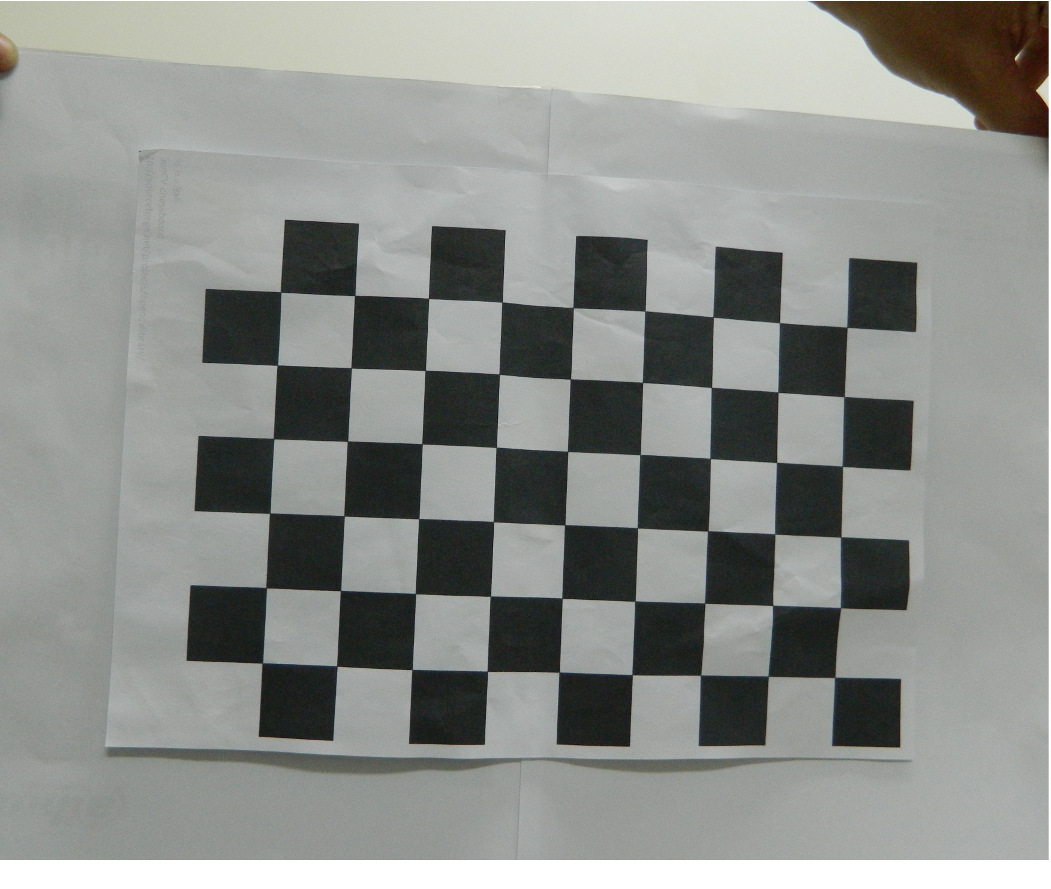
#> input picture data/chessboard01.JPG, 1051 x 889 px; its folder holds only this picture in this run
$ python -i detectReferenceStripe.py   (imports and definitions only)   (older library calls are emulated)
#> lines starting #> are read from the running program, lines starting #| are printed output that depends on the picture; after the words box and inside, x2 and y2 are one past the last pixel; in counts of white or black regions, pixels touching at a corner belong together
### logger.py
import config as cf
import logging
import os

def getLogger(loggerForFile):
	logger = logging.getLogger(os.path.basename(loggerForFile))
	if not logger.handlers:
		logging.basicConfig(format='%(asctime)s %(name)-12s %(levelname)-8s %(message)s', datefmt='%d/%m/%Y %I:%M:%S %p', filename=cf.ROOT_DIR+"/output/processing.log", filemode='wb', level=logging.DEBUG)
		console = logging.StreamHandler()
		console.setLevel(logging.DEBUG)
		# set a format which is simpler for console use
		formatter = logging.Formatter('%(name)-12s: %(levelname)-8s %(message)s')
		# tell the handler to use this format
		console.setFormatter(formatter)
		# add the handler to the root logger
		logger.addHandler(console)
	return logger

# [2 lines that do not run on import are left out]

### detectReferenceStripe.py
from scipy.spatial import distance as dist
from imutils import perspective
from imutils import contours
import matplotlib.pyplot as plt
import numpy as np
import imutils
import cv2
import config as cf
import logger
log = logger.getLogger(__file__)

def midpoint(ptA, ptB):
	return ((ptA[0] + ptB[0]) * 0.5, (ptA[1] + ptB[1]) * 0.5)

def detect(image_path):
#> called with image_path = 'data/chessboard01.JPG'
	image = cv2.imread(image_path)
#> image is the input picture: shape (889, 1051, 3); mean B, G, R 139.4, 143.1, 140.2
	log.debug("Converting {} to gray scale".format(image_path))
	gray = cv2.cvtColor(image, cv2.COLOR_BGR2GRAY)
	log.debug("Applying Gaussian Blur")
	blurred = cv2.bilateralFilter(gray, 11, 17, 17)

	# perform edge detection, then perform a dilation + erosion to
	# close gaps in between object edges
	log.debug("Detecting edges with Canny")
	v = np.median(image)
#> v = 159
	sigma=0.85
	lower = int(max(0, (1.0 - sigma) * v))
#> lower = 23
	upper = int(min(255, (1.0 + sigma) * v))
#> upper = 255
	edged = cv2.Canny(blurred, lower, upper)
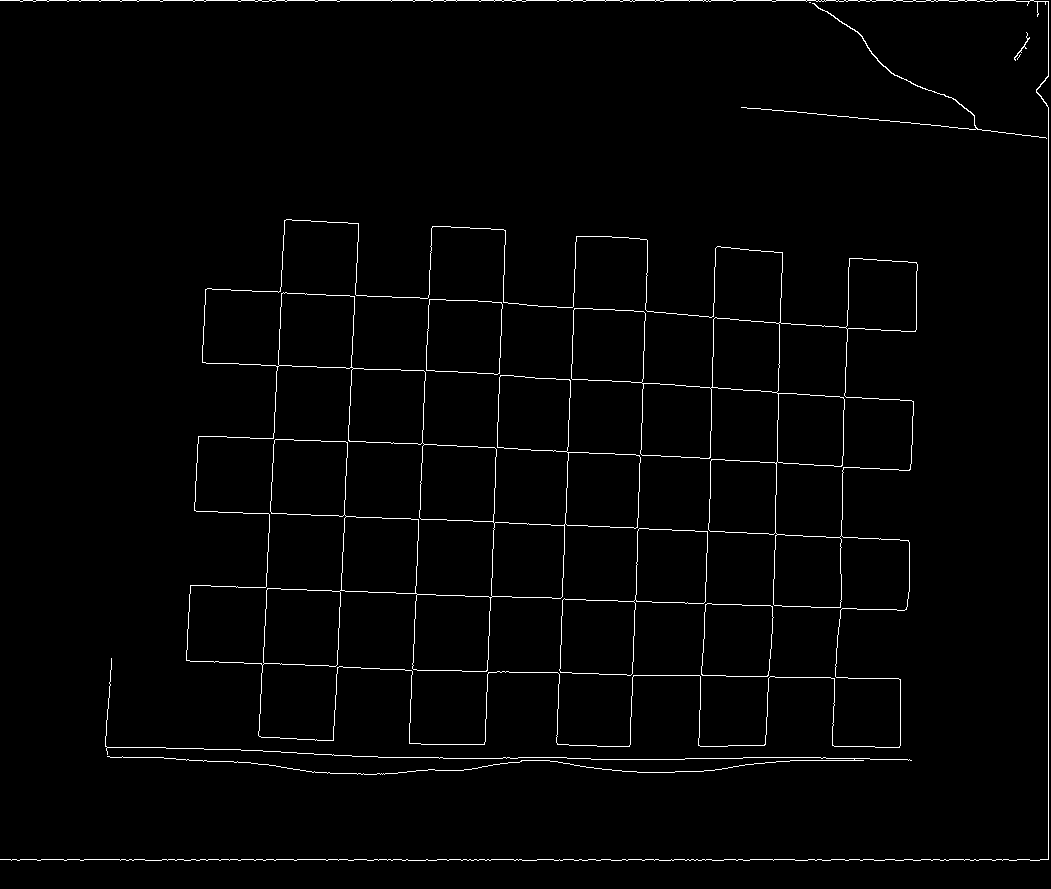
#> edged: shape (889, 1051); 1.6% white in thin lines or dots

	log.debug("Performing dilation and erosion...")
	edged = cv2.dilate(edged, None, iterations=1)
#> edged: shape (889, 1051); 5% white; 4 white regions, box (x1, y1, x2, y2) and area: (185, 218, 919, 749) 30610, (0, 0, 1050, 862) 10447, (104, 657, 913, 776) 5167, (1013, 31, 1031, 62) 179
	edged = cv2.erode(edged, None, iterations=1)
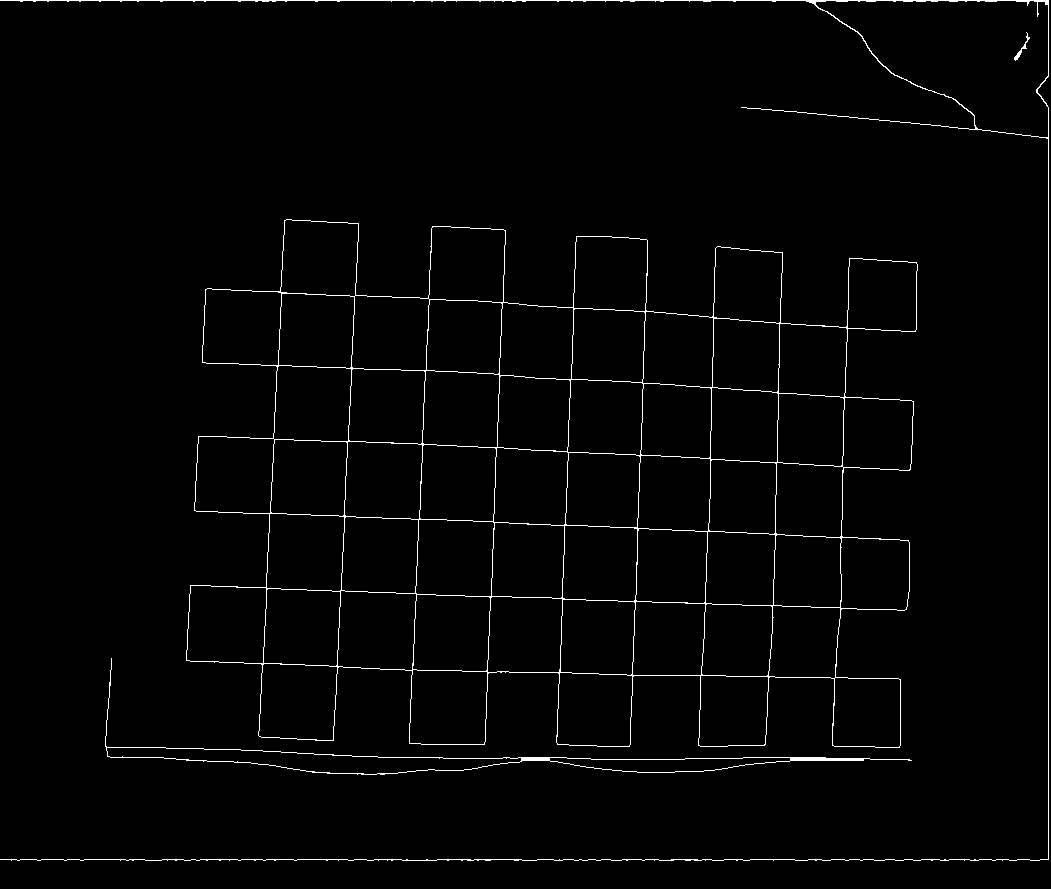
#> edged: shape (889, 1051); 1.7% white in thin lines or dots

	# find contours in the edge map
	log.debug("Finding countours")
	cnts = cv2.findContours(edged.copy(), cv2.RETR_EXTERNAL,
		cv2.CHAIN_APPROX_SIMPLE)
#> cnts = 3 contours; box (x1, y1, x2, y2) and area: (186, 219, 918, 748) 285987, (0, 0, 1049, 861) 20120, (105, 658, 912, 775) 7814
	cnts = cnts[0] if imutils.is_cv2() else cnts[1]

	# sort the contours from left-to-right and initialize the
	# 'pixels per metric' calibration variable
	log.debug("Sorting countours: top-to-bottom")
	(cnts, _) = contours.sort_contours(cnts, "top-to-bottom")
	pixelsPerMetric = None
	# I will only use the most top contourArea that is the reference stripe
	c = cnts[0]
#> c = contour of 826 points, box (x1, y1, x2, y2) (0, 0, 1049, 861), area 20120
	i = 1

	return_dict = None
	while cv2.contourArea(c) < 100 and i < len(cnts):
	# if the contour is not sufficiently large, ignore it
		c = cnts[i]
		i=i+1
#> this loop made 0 passes
#> after the loop, i = 1
	# [4 lines of commented-out code are left out]
	log.debug("c area: " + str(cv2.contourArea(c)))
	# compute the rotated bounding box of the contour
	orig = image.copy()
	box = cv2.minAreaRect(c)
#> box = ((524, 430), (860, 1048), -90)
	box = cv2.cv.BoxPoints(box) if imutils.is_cv2() else cv2.boxPoints(box)
#> box = ((1048, 860), (-2.63e-14, 860), (0, 0), (1048, 0))
	box = np.array(box, dtype="int")
#> box = [[1048, 860], [0, 860], [0, 0], [1048, 0]]

	# order the points in the contour such that they appear
	# in top-left, top-right, bottom-right, and bottom-left
	# order, then draw the outline of the rotated bounding
	# box
	box = perspective.order_points(box)
#> box = [[0, 0], [1048, 0], [1048, 860], [0, 860]]
	cv2.drawContours(orig, [box.astype("int")], -1, (0, 255, 0), 1)

	# loop over the original points and draw them
	for (x, y) in box:
		cv2.circle(orig, (int(x), int(y)), 2, (0, 0, 255), -1)
#> this loop made 4 passes
#> orig: shape (889, 1051, 3); mean B, G, R 138.5, 143.2, 139.4

	# unpack the ordered bounding box, then compute the midpoint
	# between the top-left and top-right coordinates, followed by
	# the midpoint between bottom-left and bottom-right coordinates
	log.debug("Calculating coordinates")
	(tl, tr, br, bl) = box
#> tl = [0, 0]; tr = [1048, 0]; br = [1048, 860]; bl = [0, 860]
	(tltrX, tltrY) = midpoint(tl, tr)
#> tltrX = 524; tltrY = 0
	(blbrX, blbrY) = midpoint(bl, br)
#> blbrX = 524; blbrY = 860

	# compute the midpoint between the top-left and bottom-left points,
	# followed by the midpoint between the top-right and bottom-right
	(tlblX, tlblY) = midpoint(tl, bl)
#> tlblX = 0; tlblY = 430
	(trbrX, trbrY) = midpoint(tr, br)
#> trbrX = 1048; trbrY = 430

	# draw the midpoints on the image
	cv2.circle(orig, (int(tltrX), int(tltrY)), 2, (255, 0, 0),-1)
#> orig: shape (889, 1051, 3); mean B, G, R 138.5, 143.2, 139.4
	cv2.circle(orig, (int(blbrX), int(blbrY)), 2, (255, 0, 0),-1)
#> orig: shape (889, 1051, 3); mean B, G, R 138.5, 143.2, 139.4
	cv2.circle(orig, (int(tlblX), int(tlblY)), 2, (255, 0, 0),-1)
#> orig: shape (889, 1051, 3); mean B, G, R 138.5, 143.2, 139.4
	cv2.circle(orig, (int(trbrX), int(trbrY)), 2, (255, 0, 0),-1)
#> orig: shape (889, 1051, 3); mean B, G, R 138.5, 143.2, 139.4

	# draw lines between the midpoints
	cv2.line(orig, (int(tltrX), int(tltrY)), (int(blbrX), int(blbrY)),
		(255, 0, 255), 3)
	cv2.line(orig, (int(tlblX), int(tlblY)), (int(trbrX), int(trbrY)),
		(255, 0, 255), 3)
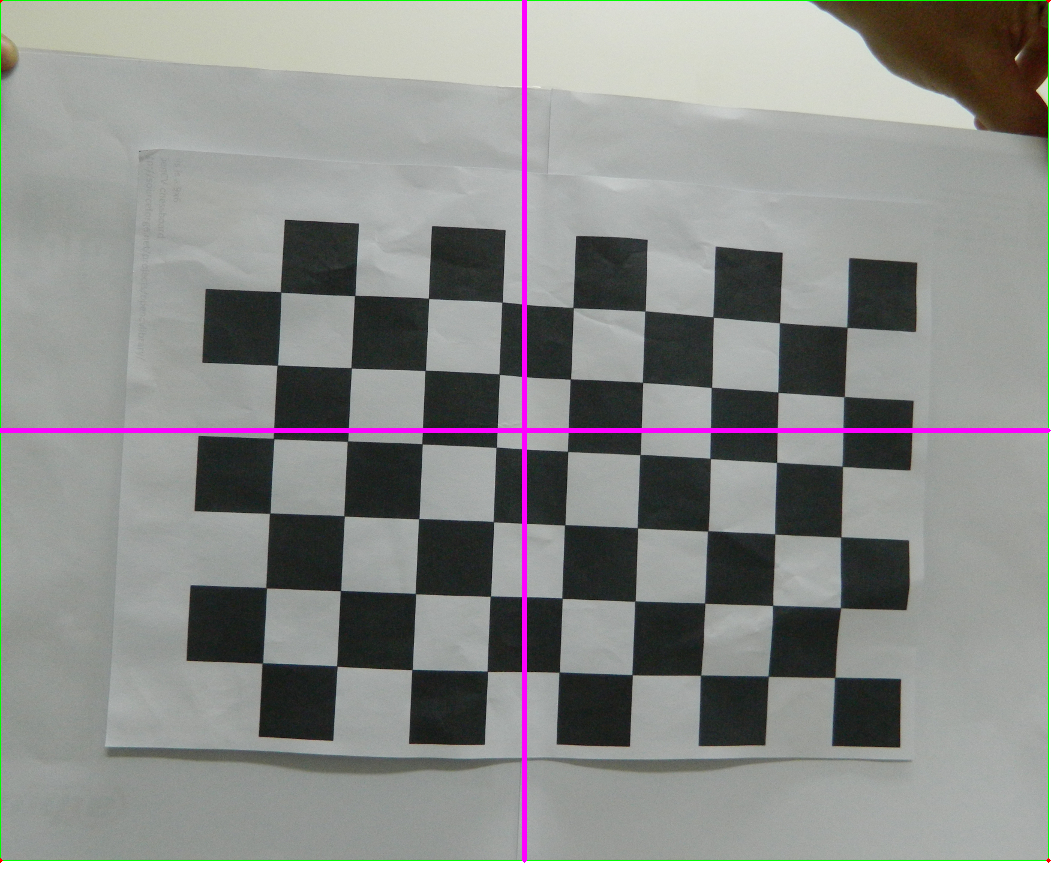
#> orig: shape (889, 1051, 3); mean B, G, R 139.8, 141.9, 140.7

	log.debug("Computing euclidean distance between points in the reference stripe...")
	dA = dist.euclidean((tltrX, tltrY), (blbrX, blbrY))
#> dA = 860
	dB = dist.euclidean((tlblX, tlblY), (trbrX, trbrY))
#> dB = 1048

	# if the pixels per metric has not been initialized, then
	# compute it as the ratio of pixels to supplied metric
	# (in this case, centimeters)
	if pixelsPerMetric is None:
		pixelsPerMetric = (dB / 50.0) # in case something go wrong
#> pixelsPerMetric = 20.96
		pixelsPerMetric2 = (dA / 5.5)
#> pixelsPerMetric2 = 156.4

	# compute the size of the object
	dimA = dA / pixelsPerMetric2
#> dimA = 5.5
	dimB = dB / pixelsPerMetric
#> dimB = 50

	log.info("Reference stripe width in pixels (%.2f) and centimeters (%.2f)" % (dB, dimB))
	log.info("Pixels per metric: (%.2f)" % (pixelsPerMetric))
	return_dict = { "w-pixels": dB, "w-centimeters": dimB, "h-pixels": dA, "h-centimeters": dimA, "pixelsPerMetric": pixelsPerMetric, "coordinates": [tl, tr, br, bl] }
#> return_dict = {'w-pixels': 1048, 'w-centimeters': 50, 'h-pixels': 860, 'h-centimeters': 5.5, 'pixelsPerMetric': 20.96, 'coordinates': [[0, 0], [1048, 0], [1048, 860], [0, 860]]}
	log.info("Return dict: " + str(return_dict))
	return return_dict, edged, orig

# [2 lines not run here, left out]

>>> result = detect('data/chessboard01.JPG')

$ run again, on data/chessboard02.JPG
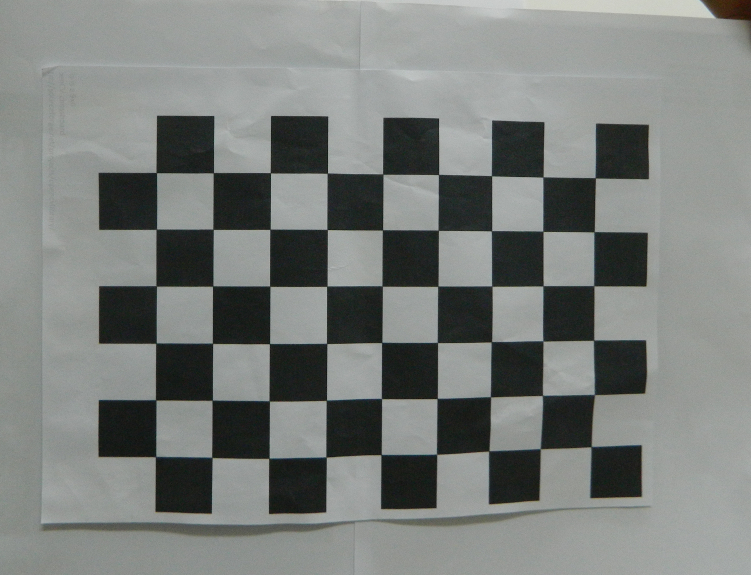
#> input picture data/chessboard02.JPG, 752 x 576 px
#> in detect, image is the input picture: shape (576, 752, 3); mean B, G, R 123.8, 126.6, 122.8
#> v = 151
#> lower = 22
#> upper = 255
#> in detect, `edged = cv2.erode(edged, None, iterations=1)`:
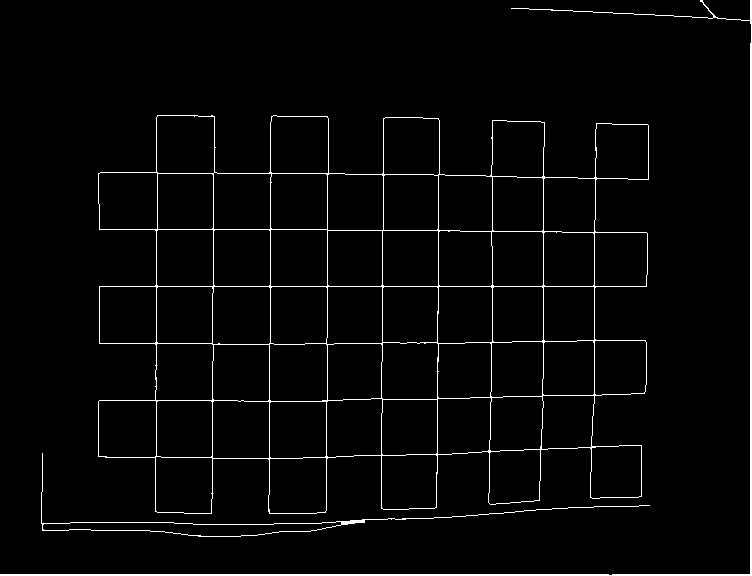
#> edged: shape (576, 752); 2.7% white in thin lines or dots
#> cnts = 3 contours; box (x1, y1, x2, y2) and area: (98, 115, 649, 514) 168214, (41, 453, 650, 537) 2682, (0, 0, 752, 576) 1326
#> c = contour of 91 points, box (x1, y1, x2, y2) (0, 0, 752, 576), area 1326
#> after the loop in detect, `while cv2.contourArea(c) < 100 and i < len(cnts):`: i = 1
#> in detect, `box = cv2.minAreaRect(c)`: box = ((375.5, 287.5), (575, 751), -90)
#> in detect, `box = cv2.cv.BoxPoints(box) if imutils.is_cv2() else cv2.boxPoints(box)`: box = ((751, 575), (-1.76e-14, 575), (0, 0), (751, 0))
#> in detect, `box = np.array(box, dtype="int")`: box = [[750, 574], [0, 574], [0, 0], [750, 0]]
#> in detect, `box = perspective.order_points(box)`: box = [[0, 0], [750, 0], [750, 574], [0, 574]]
#> the loop in detect, `for (x, y) in box:` made 4 passes
#> tl = [0, 0]; tr = [750, 0]; br = [750, 574]; bl = [0, 574]
#> tltrX = 375; tltrY = 0
#> blbrX = 375; blbrY = 574
#> tlblX = 0; tlblY = 287
#> trbrX = 750; trbrY = 287
#> in detect, `cv2.line(orig, (int(tlblX), int(tlblY)), (int(trbrX), int(trbrY)), (25..`:
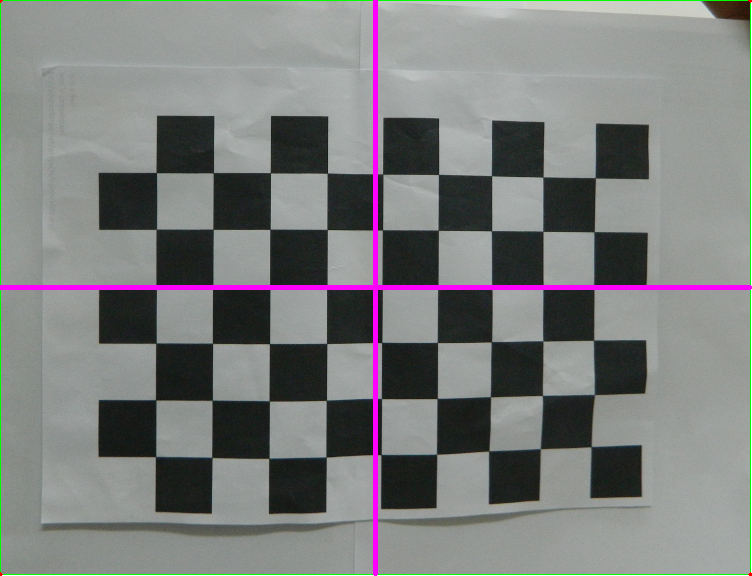
#> orig: shape (576, 752, 3); mean B, G, R 125, 125.4, 124.1
#> dA = 574
#> dB = 750
#> pixelsPerMetric = 15
#> pixelsPerMetric2 = 104.4
#> dimA = 5.5
#> dimB = 50
#> return_dict = {'w-pixels': 750, 'w-centimeters': 50, 'h-pixels': 574, 'h-centimeters': 5.5, 'pixelsPerMetric': 15, 'coordinates': [[0, 0], [750, 0], [750, 574], [0, 574]]}
